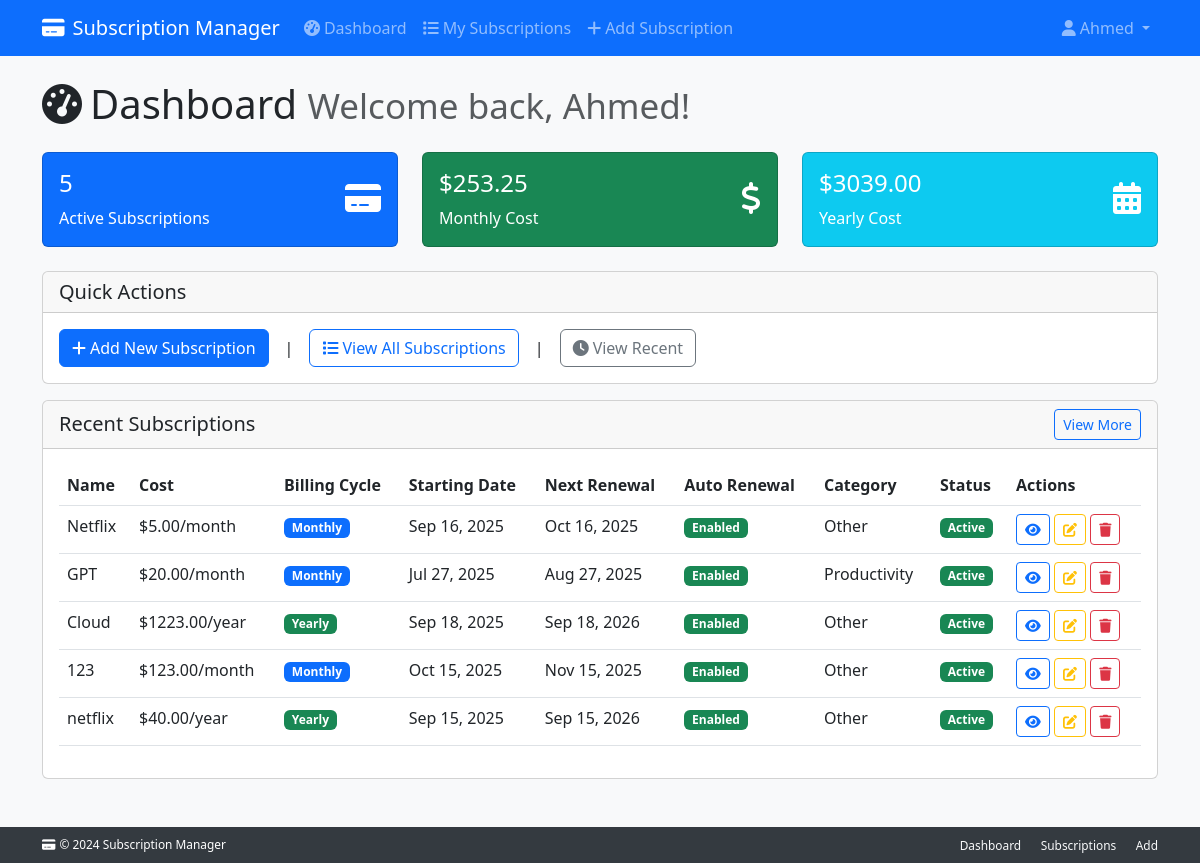
Page /dashboard/ (signed in) on the earlier database version.
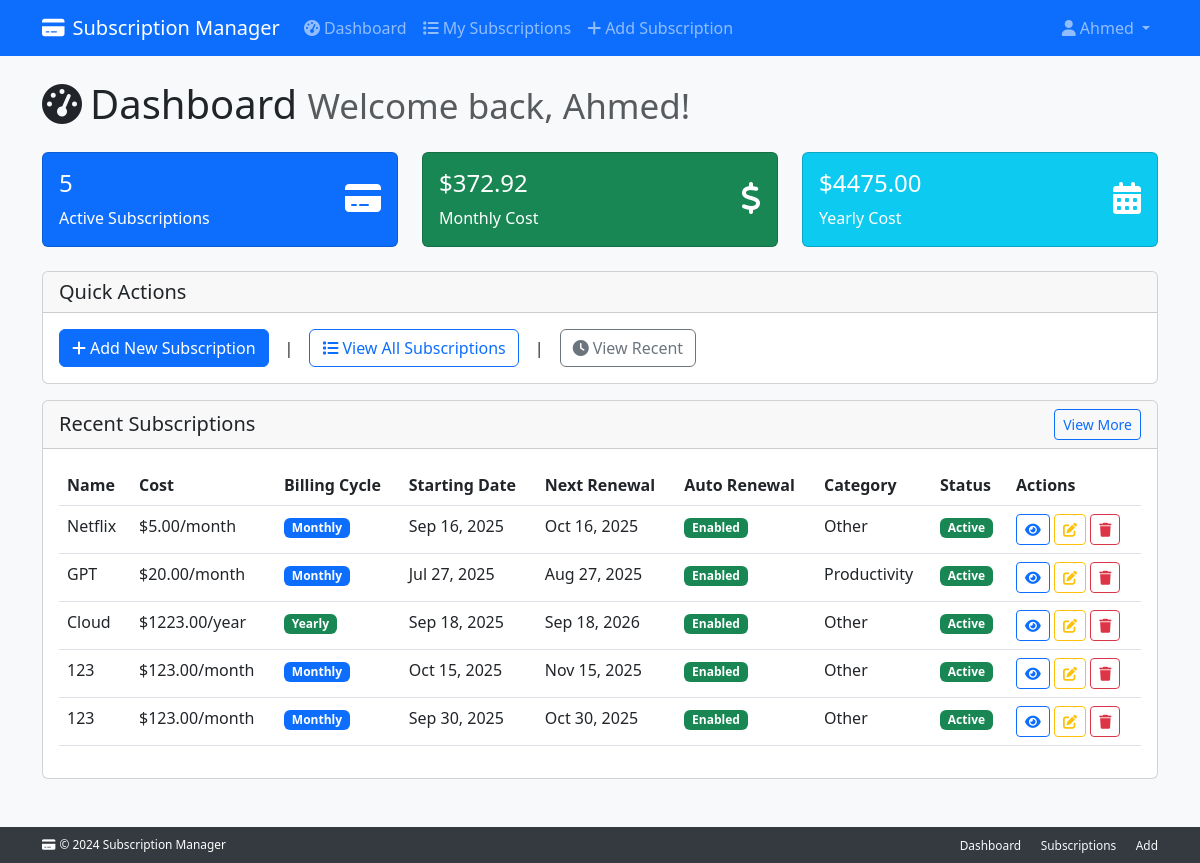
Same page on the later database version.
### subscriptions/models.py (models this page shows, shortened)
class Subscription(models.Model):
    user = models.ForeignKey(settings.AUTH_USER_MODEL, on_delete=models.CASCADE, related_name="subscriptions")
    name = models.CharField(max_length=200)
    monthly_cost = models.DecimalField(max_digits=10, decimal_places=2, null=True, blank=True)
    yearly_cost = models.DecimalField(max_digits=10, decimal_places=2, null=True, blank=True)
    billing_cycle = models.CharField(max_length=10, choices=BILLING_CYCLE_CHOICES)
    start_date = models.DateField()
    renewal_date = models.DateField(null=True, blank=True)
    duration_months = models.PositiveIntegerField(null=True, blank=True, help_text="Duration in months (for monthly billing)")
    duration_years = models.PositiveIntegerField(null=True, blank=True, help_text="Duration in years (for yearly billing)")
    is_active = models.BooleanField(default=True)
    auto_renewal = models.BooleanField(default=True)  # Default enabled
    category = models.ForeignKey(Category, on_delete=models.PROTECT)
    created_at = models.DateTimeField(auto_now_add=True)
    updated_at = models.DateTimeField(auto_now=True)
    def days_until_renewal(self):
        if not self.renewal_date or not self.is_active:
            return None
        today = timezone.now().date()
        return (self.renewal_date - today).days
    def is_renewing_within(self, days: int = 7) -> bool:
        remaining_days = self.days_until_renewal()
        if remaining_days is None:
            return False
        if remaining_days < 0:
            return False
        return remaining_days <= days

class Category(models.Model):
    name = models.CharField(max_length=150)
    description = models.TextField(blank=True)
    parent = models.ForeignKey("self", null=True, blank=True, on_delete=models.SET_NULL, related_name="subcategories")

### accounts/views.py (the view)
# urls.py: path('dashboard/', views.dashboard, name='dashboard'),
@login_required
def dashboard(request):
    subscriptions = Subscription.objects.filter(user=request.user, is_active=True)
    total_monthly = sum(sub.monthly_cost or 0 for sub in subscriptions if sub.billing_cycle == 'monthly')
    total_yearly = sum(sub.yearly_cost or 0 for sub in subscriptions if sub.billing_cycle == 'yearly')
    yearly_monthly_equivalent = total_yearly / 12 if total_yearly > 0 else 0
    total_monthly_cost = total_monthly + yearly_monthly_equivalent
    total_yearly_cost = total_monthly_cost * 12
    context = {
        'subscriptions': subscriptions,
        'total_monthly_cost': total_monthly_cost,
        'total_yearly_cost': total_yearly_cost,
        'total_subscriptions': subscriptions.count(),
    }
    return render(request, 'dashboard.html', context)

### subscriptions_management_project/templates/dashboard.html
{% extends 'base.html' %} {% block title %}Dashboard - Subscription Manager{%endblock %} {% block content %}
<div class="row">
  <div class="col-12">
    <h1 class="mb-4">
      <i class="fas fa-tachometer-alt me-2"></i>Dashboard
      <small class="text-muted">Welcome back, {{ user.username }}!</small>
    </h1>
  </div>
</div>
<div class="row mb-4">
  <div class="col-md-4">
    <div class="card bg-primary text-white">
      <div class="card-body">
        <div class="d-flex justify-content-between">
          <div>
            <h4>{{ total_subscriptions }}</h4>
            <p class="mb-0">Active Subscriptions</p>
          </div>
          <div class="align-self-center">
            <i class="fas fa-credit-card fa-2x"></i>
          </div>
        </div>
      </div>
    </div>
  </div>
  <div class="col-md-4">
    <div class="card bg-success text-white">
      <div class="card-body">
        <div class="d-flex justify-content-between">
          <div>
            <h4>${{ total_monthly_cost|floatformat:2 }}</h4>
            <p class="mb-0">Monthly Cost</p>
          </div>
          <div class="align-self-center">
            <i class="fas fa-dollar-sign fa-2x"></i>
          </div>
        </div>
      </div>
    </div>
  </div>
  <div class="col-md-4">
    <div class="card bg-info text-white">
      <div class="card-body">
        <div class="d-flex justify-content-between">
          <div>
            <h4>${{ total_yearly_cost|floatformat:2 }}</h4>
            <p class="mb-0">Yearly Cost</p>
          </div>
          <div class="align-self-center">
            <i class="fas fa-calendar-alt fa-2x"></i>
          </div>
        </div>
      </div>
    </div>
  </div>
</div>
<div class="row mb-4">
  <div class="col-12">
    <div class="card">
      <div class="card-header">
        <h5 class="mb-0">Quick Actions</h5>
      </div>
      <div class="card-body d-flex align-items-center flex-wrap gap-2">
        <a href="{% url 'add_subscription' %}" class="btn btn-primary">
          <i class="fas fa-plus me-1"></i>Add New Subscription
        </a>
        <span class="mx-2">|</span>
        <a href="{% url 'subscription_list' %}" class="btn btn-outline-primary">
          <i class="fas fa-list me-1"></i>View All Subscriptions
        </a>
        <span class="mx-2">|</span>
        <button
          type="button"
          class="btn btn-outline-secondary"
          id="action-recent"
        >
          <i class="fas fa-clock me-1"></i>View Recent
        </button>
      </div>
    </div>
  </div>
  <div class="col-12 mt-3" id="actions-container">
    <div class="card">
      <div
        class="card-header d-flex justify-content-between align-items-center"
      >
        <h5 class="mb-0">Recent Subscriptions</h5>
        <a
          href="{% url 'subscription_list' %}"
          class="btn btn-sm btn-outline-primary"
          >View More</a
        >
      </div>
      <div class="card-body">
        {% with subs=subscriptions|slice:":5" %}
        {% include 'partials/subscriptions_table.html' with subscriptions=subs %}
        {% endwith %}
          </div>
    </div>
  </div>
</div>
{% endblock %}

### subscriptions_management_project/templates/base.html (shortened to what this page needs)
<!DOCTYPE html>
<html lang="en">
  <head>
    <link
      href="https://cdn.jsdelivr.net/npm/bootstrap@5.3.0/dist/css/bootstrap.min.css"
      rel="stylesheet"
    />
    <link
      href="https://cdnjs.cloudflare.com/ajax/libs/font-awesome/6.0.0/css/all.min.css"
      rel="stylesheet"
    />
  </head>
  <body class="bg-light">
    <nav class="navbar navbar-expand-lg navbar-dark bg-primary">
      <div class="container">
        <a class="navbar-brand" href="{% url 'dashboard' %}">
          <i class="fas fa-credit-card me-2"></i>Subscription Manager
        </a>
        <div class="collapse navbar-collapse" id="navbarNav">
          <ul class="navbar-nav me-auto">
            {% if user.is_authenticated %}
            <li class="nav-item">
              <a class="nav-link" href="{% url 'dashboard' %}">
                <i class="fas fa-tachometer-alt me-1"></i>Dashboard
              </a>
            </li>
            <li class="nav-item">
              <a class="nav-link" href="{% url 'subscription_list' %}">
                <i class="fas fa-list me-1"></i>My Subscriptions
              </a>
            </li>
            <li class="nav-item">
              <a class="nav-link" href="{% url 'add_subscription' %}">
                <i class="fas fa-plus me-1"></i>Add Subscription
              </a>
            </li>
            {% endif %}
          </ul>
          <ul class="navbar-nav">
            {% if user.is_authenticated %}
            <li class="nav-item dropdown">
              <a
                class="nav-link dropdown-toggle"
                href="#"
                id="navbarDropdown"
                role="button"
                data-bs-toggle="dropdown"
              >
                <i class="fas fa-user me-1"></i>{{ user.username }}
              </a>
            </li>
            {% endif %}
          </ul>
        </div>
      </div>
    </nav>
    <div class="main-content">
      <div class="content-wrapper">
        <main class="container mt-4 mb-5">
          {% block content %}{% endblock %}
        </main>
      </div>
      <footer class="footer">
        <div class="container">
          <div class="row align-items-center">
            <div class="col-md-6">
              <p class="mb-0 small">
                <i class="fas fa-credit-card me-1"></i>&copy; 2024 Subscription
                Manager
              </p>
            </div>
            <div class="col-md-6 text-md-end">
              <a
                href="{% url 'dashboard' %}"
                class="text-light text-decoration-none me-3 small"
                >Dashboard</a
              >
              <a
                href="{% url 'subscription_list' %}"
                class="text-light text-decoration-none me-3 small"
                >Subscriptions</a
              >
              <a
                href="{% url 'add_subscription' %}"
                class="text-light text-decoration-none small"
                >Add</a
              >
            </div>
          </div>
        </div>
      </footer>
    </div>
  </body>
</html>

### subscriptions/templates/partials/subscriptions_table.html (shortened to what this page needs)
<div class="table-responsive">
  <table class="table table-hover">
    <thead>
      <tr>
        <th>Name</th>
        <th>Cost</th>
        <th>Billing Cycle</th>
        <th>Starting Date</th>
        <th>Next Renewal</th>
        <th>Auto Renewal</th>
        <th>Category</th>
        <th>Status</th>
        <th>Actions</th>
      </tr>
    </thead>
    <tbody>
      {% for subscription in subscriptions %}
      <tr
        class="{% if subscription.is_renewing_within %}table-warning{% endif %}"
      >
        <td>{{ subscription.name }}</td>
        <td>
        {% if subscription.billing_cycle == 'monthly' %}
        ${{ subscription.monthly_cost|floatformat:2 }}/month
        {% else %}
        ${{ subscription.yearly_cost|floatformat:2 }}/year
        {% endif %}
        </td>
        <td>
          <span
            class="badge bg-{% if subscription.billing_cycle == 'monthly' %}primary{% else %}success{% endif %}"
          >
            {{ subscription.billing_cycle|title }}
          </span>
        </td>
        <td>{{ subscription.start_date|date:"M d, Y" }}</td>
        <td>
          {{ subscription.renewal_date|date:"M d, Y" }}
        </td>
        <td>
          {% include 'partials/badge_boolean.html' with value=subscription.auto_renewal true_label='Enabled' false_label='Disabled' %}
        </td>
        <td>{{ subscription.category.name|default:"No Category" }}</td>
        <td>
          {% include 'partials/badge_boolean.html' with value=subscription.is_active true_label='Active' false_label='Inactive' %}
        </td>
        <td>
          <a
            href="{% url 'subscription_detail' subscription.pk %}"
            class="btn btn-sm btn-outline-primary"
          >
            <i class="fas fa-eye"></i>
          </a>
          <a
            href="{% url 'edit_subscription' subscription.pk %}"
            class="btn btn-sm btn-outline-warning"
          >
            <i class="fas fa-edit"></i>
          </a>
          <button
            type="button"
            class="btn btn-sm btn-outline-danger"
            onclick="confirmDelete({{ subscription.pk }}, '{{ subscription.name }}')"
          >
            <i class="fas fa-trash"></i>
          </button>
        </td>
      </tr>
      {% endfor %}
    </tbody>
  </table>
</div>

### subscriptions/templates/partials/badge_boolean.html
<span class="badge bg-{% if value %}success{% else %}danger{% endif %}">
  {% if value %} {{ true_label|default:'Enabled' }} {% else %} {{
  false_label|default:'Disabled' }} {% endif %}
</span>

### subscriptions_management_project/templates/base.html (style rules this page uses)
html, body { height: 100%; }
body { display: flex; flex-direction: column; }
.main-content { flex: 1; display: flex; flex-direction: column; }
.content-wrapper { flex: 1; }
.footer { background-color: #343a40; color: white; padding: 8px 0; margin-top: auto; font-size: 0.85rem; }

Differences in the rows shown:
removed Subscription: name "netflix", yearly_cost "40.00", billing_cycle "Yearly", start_date "Sep 15, 2025", renewal_date "Sep 15, 2026", true_label "Enabled Active", category.name "Other"
added Subscription: name "123", monthly_cost "123.00", billing_cycle "Monthly", start_date "Sep 30, 2025", renewal_date "Oct 30, 2025", true_label "Enabled Active", category.name "Other"
Other differences:
{{ total_monthly_cost|floatformat:2 }}: "253.25" → "372.92"
{{ total_yearly_cost|floatformat:2 }}: "3039.00" → "4475.00"
